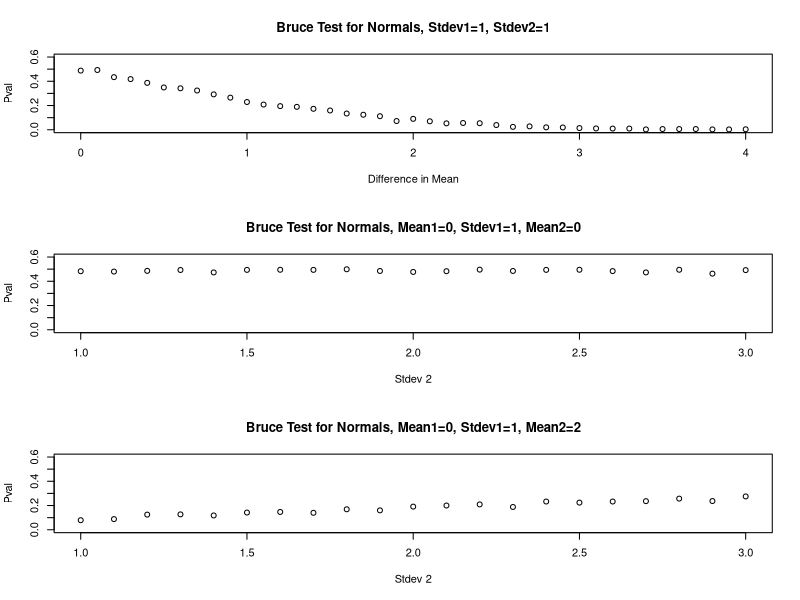

Source code (R):
# Bruce Test
# S. J. Lycett
# 18 Oct 2012

# Rcode_utils is free software: you can redistribute it and/or modify it under the terms of the 
# GNU General Public License as published by the Free Software Foundation, either version 3 of the License, or any later version.
# Rcode_utils is distributed in the hope that it will be useful, but WITHOUT ANY WARRANTY; 
# without even the implied warranty of MERCHANTABILITY or FITNESS FOR A PARTICULAR PURPOSE.  
# See the GNU General Public License for more details.
# You should have received a copy of the GNU General Public License along with Rcode_utils.  
# If not, see <http://www.gnu.org/licenses/>.


# test to see whether one distribution is higher or lower than another
# take npairs random pairings
# count the number higher & lower
bruceTest <- function( data1, data2, npairs=length(data1) ) {

	#if (type=="random") {
	data1_r 	<- sample(data1, npairs, replace=( npairs > length(data1) ) )
	data2_r 	<- sample(data2, npairs, replace=( npairs > length(data2) ) )
	numHigher 	<- length(which(data1_r > data2_r))
	numLower	<- length(which(data2_r > data1_r))
	numDiffs	<- min( c(numHigher,numLower) )
	#}

	pval		<- numDiffs/npairs
	return( pval )
}


####################################################################################
# test the bruce test
doExample <- TRUE
if (doExample) {

	op <- par(mfrow=c(3,1))

	npts  	= 1000
	npairs 	= 1000
	dev1  	= 1
	dev2  	= 1
	mean1 	= 0
	mean2 	= seq(mean1, (mean1+(2*dev1)+(2*dev2)), 0.1)
	pvals		= array(0, length(mean2))
	for (i in 1:length(mean2)) {
		data1 = rnorm(npts, mean=mean1, sd=dev1)
		data2 = rnorm(npts, mean=mean2[i], sd=dev2)
		pvals[i] <- bruceTest(data1,data2,npairs=npairs)
	}

	plot(mean2-mean1, pvals, ylim=c(0,0.6),
		xlab="Difference in Mean", ylab="Pval", main="Bruce Test for Normals, Stdev1=1, Stdev2=1")


	mean2		= 0
	dev2		= seq(1, 3, 0.1)
	pvals2	= array(0, length(dev2))

	for (i in 1:length(dev2)) {
		data1 = rnorm(npts, mean=mean1, sd=dev1)
		data2 = rnorm(npts, mean=mean2, sd=dev2[i])
		pvals2[i] <- bruceTest(data1,data2,npairs=npairs)
	}

	plot(dev2, pvals2, ylim=c(0,0.6),
		xlab="Stdev 2", ylab="Pval", main="Bruce Test for Normals, Mean1=0, Stdev1=1, Mean2=0")

	mean2		= 2
	dev2		= seq(1, 3, 0.1)
	pvals3	= array(0, length(dev2))

	for (i in 1:length(dev2)) {
		data1 = rnorm(npts, mean=mean1, sd=dev1)
		data2 = rnorm(npts, mean=mean2, sd=dev2[i])
		pvals3[i] <- bruceTest(data1,data2,npairs=npairs)
	}

	plot(dev2, pvals3, ylim=c(0,0.6),
		xlab="Stdev 2", ylab="Pval", main="Bruce Test for Normals, Mean1=0, Stdev1=1, Mean2=2")



	par(op)

}

